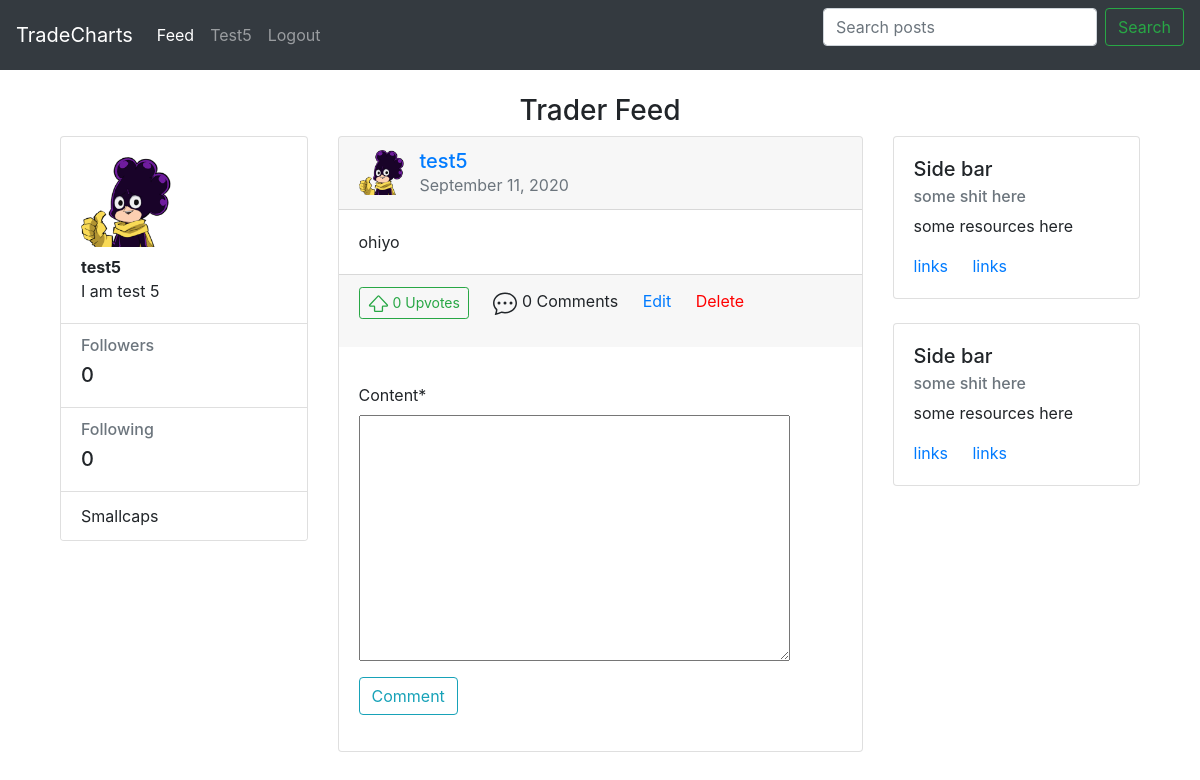
Before: /post/59/ (signed in) with the older database file.
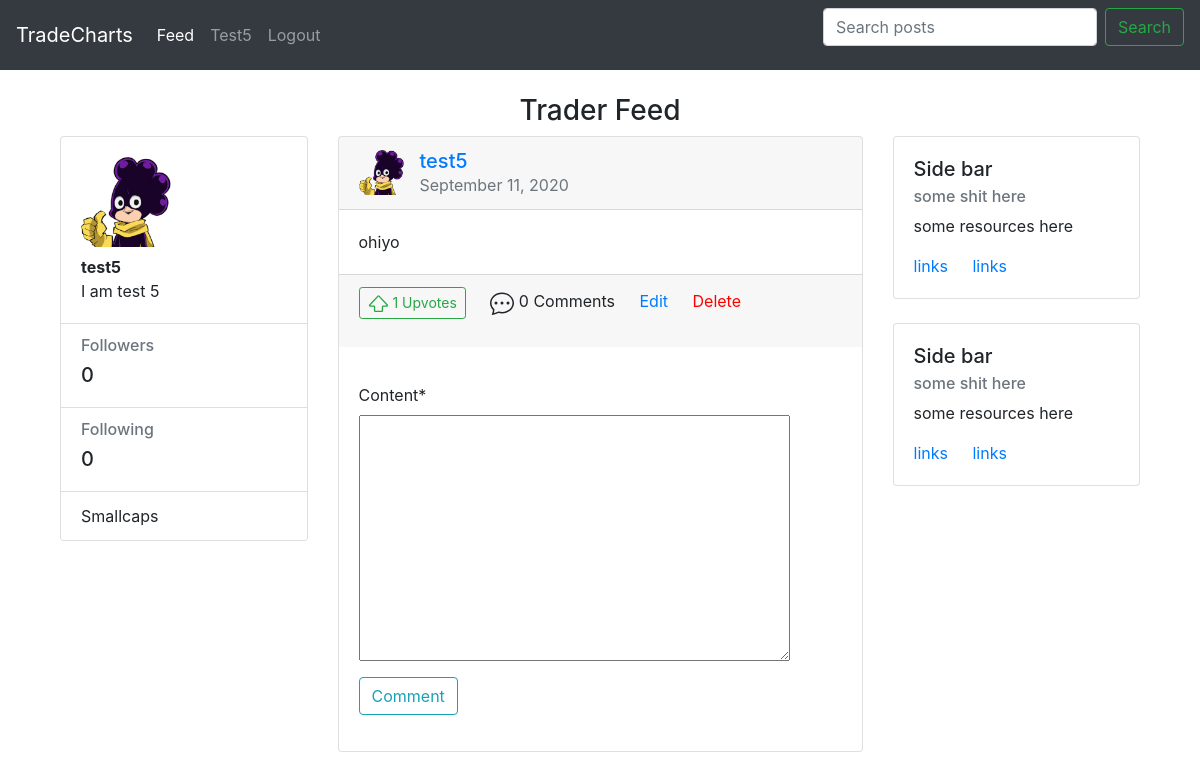
After: the same page with the newer database file.
### main/models.py (models this page shows, shortened)
class Profile(models.Model):
    user = models.OneToOneField(User, on_delete=models.CASCADE)
    image = models.ImageField(default='default.jpg', upload_to='profile_pics')
    bio = models.TextField(max_length=1000, blank=True)
    @property
    def followers(self):
        return Follow.objects.filter(to_follow=self.user).count() #count of followers by filtering user and to_follow count
    @property
    def following(self):
        return Follow.objects.filter(user=self.user).count() #count of followers by filtering user and its user(following) count

class Post(models.Model):
    user = models.ForeignKey(User, on_delete=models.CASCADE) #many to one relationship where many posts can be tied to one user
    content = models.TextField(blank=True, null=True)
    date_posted = models.DateTimeField(default=timezone.now)
    image = models.ImageField(upload_to='trade_images', blank=True, null=True) #change blank = false later
    upvotes = models.ManyToManyField(User, blank=True, related_name='upvotes')
    total_upvotes = models.IntegerField(default='0')
    ticker = models.CharField(blank=False, null=True, max_length=5)
    tags = TaggableManager(blank=True)

### main/views.py (the view)
# urls.py: path("post/<int:pk>/", post_detail_view.as_view(), name='post-detail'),  #specifies the url for individual posts
class post_detail_view(DetailView):
     model = Post
     template_name = 'main/post_detail.html'
     context_object_name = 'post'
     def get_queryset(self, *args, **kwargs):
        return super().get_queryset(*args, **kwargs).annotate(
            upvoted=Exists(Post.upvotes.through.objects.filter( #upvoted is called in the template using if statement
                user_id=self.request.user.id,
                post_id=OuterRef('pk')
            ))
        )
     def get_context_data(self, **kwargs):
          context = super().get_context_data(**kwargs)
          context['form'] = CommentForm(instance=self.request.user)
          return context
     def post(self, request, *args, **kwargs):
          create_comment = Comment(content=request.POST.get('content'),
                                   user=self.request.user, post=self.get_object())
          create_comment.save()
          return self.get(self, request, *args, **kwargs)

### main/forms.py
class CommentForm(forms.ModelForm):
    class Meta:
        model = Comment
        fields = ['content']

### main/templates/main/post_detail.html (shortened to what this page needs)
{% extends 'main/header.html' %}
{% load crispy_forms_tags %}
{% block content %}
<div class='row text-center'>
  <div class='col'>
      <h3>Trader Feed</h3>
  </div>
</div>
<div class="container gedf-wrapper">
    {% if user.is_authenticated %}
    <div class="row">
        <div class="col-md-3">
            <div class="card">
                <div class="card-body">
                    <div class="h5"><img class="thumbnail" width="90" height="90" src="{{ user.profile.image.url  }}" alt=""></div>
                    <div class="h7"><strong>{{ user.username }}</strong></div>
                    <div class="h7">{{ user.profile.bio }}</div>
                </div>
                <ul class="list-group list-group-flush">
                    <li class="list-group-item">
                        <div class="h6 text-muted">Followers</div>
                        <div class="h5">{{ user.profile.followers }}</div>
                    </li>
                    <li class="list-group-item">
                        <div class="h6 text-muted">Following</div>
                        <div class="h5">{{ user.profile.following }}</div>
                    </li>
                    <li class="list-group-item">Smallcaps</li>
                </ul>
            </div>
        </div>
        {% endif %}
      <div class="col-md-6 gedf-main">
          <div class="card gedf-card">
              <div class="card-header">
                  <div class="d-flex justify-content-between align-items-center">
                      <div class="d-flex justify-content-between align-items-center">
                          <div class="mr-2">
                              <img class="thumbnail" width="45" height="45" src="{{ object.user.profile.image.url }}" alt="">
                          </div>
                          <div class="ml-2">
                              <div class="h5 m-0">
                                <a class="mr-2" href="{% url 'main:user-posts' object.user.username %}">{{ object.user }}</a>
                              </div>
                              <div class="h7 text-muted">{{ object.date_posted|date:"F d, Y" }}</a></div>
                          </div>
                      </div>
                  </div>
              </div>
              <div class="card-body">
                  <p class="card-text">
                    {{ object.content }}
                  </p>
              </div>
              {% include "main/includes/post_footer.html" %}
              <div class="card-body">
                <p class="card-text">
                    <form method="POST">
                        <fieldset class="form-group">
                            {{ form | crispy }}
                        </fieldset>
                        <div class="form-group">
                            <button class="btn btn-outline-info" type="submit">Comment</button>
                        </div>
                    </form>
                </p>
              </div>
          </div>
          <br>
        </div>
      <div class="col-md-3">
          <div class="card gedf-card">
              <div class="card-body">
                  <h5 class="card-title">Side bar</h5>
                  <h6 class="card-subtitle mb-2 text-muted">some shit here</h6>
                  <p class="card-text">some resources here</p>
                  <a href="#" class="card-link">links</a>
                  <a href="#" class="card-link">links</a>
              </div>
          </div>
          <br>
          <div class="card gedf-card">
                  <div class="card-body">
                      <h5 class="card-title">Side bar</h5>
                      <h6 class="card-subtitle mb-2 text-muted">some shit here</h6>
                      <p class="card-text">some resources here</p>
                      <a href="#" class="card-link">links</a>
                      <a href="#" class="card-link">links</a>
                  </div>
              </div>
      </div>
  </div>
</div>
{% endblock content %}

### main/templates/main/header.html (shortened to what this page needs)
<head>
    <link rel="stylesheet" href="https://stackpath.bootstrapcdn.com/bootstrap/4.5.2/css/bootstrap.min.css">
</head>
<body>
    {% include "main/includes/navbar.html" %}
    <div class="container">
        <br>
        {% block content %}
        {% endblock %}
    </div>
</body>

### main/templates/main/includes/navbar.html (shortened to what this page needs)
<nav class="navbar navbar-expand-lg navbar-dark bg-dark">
  <a class="navbar-brand" href="/">TradeCharts</a>
  <div class="collapse navbar-collapse" id="navbarNavAltMarkup">
    <div class="navbar-nav">
      <a class="nav-link active" href="/feed">Feed <span class="sr-only">(current)</span></a>
      {% if user.is_authenticated %}
      <a class="nav-link" href="/profile">{{user.username|title}}</a>
      <a class="nav-link" href="/logout">Logout</a>
      {% else %}
      <a class="nav-link" href="/login">Login</a>
      <a class="nav-link" href="/register">Register</a>
      {% endif %}
    </div>
  </div>
  <form class="form-inline" method="GET" action="{% url 'main:search' %}">
    <input class="form-control mr-sm-2" type="search" placeholder="Search posts" aria-label="Search" name="q">
    <button class="btn btn-outline-success my-2 my-sm-0" type="submit" value="Search">Search</button>
  </form>
</nav>

### main/templates/main/includes/post_footer.html (shortened to what this page needs)
<div id="upvote-section" class="card-footer">
    {% if user.is_authenticated %}
        <form action="{% url 'main:upvote-post' %}" method=POST>
        <span>
        {% if post.upvoted %}
        <button type="submit" class="btn btn-success btn-sm upvote-btn card-link" id={{post.id}} name="post_id" value={{post.id}}>
            <svg width="1.5em" height="1.5em" viewBox="0 0 16 16" class="bi bi-shift" fill="currentColor" xmlns="http://www.w3.org/2000/svg">
                <path fill-rule="evenodd" d="M7.27 2.047a1 1 0 0 1 1.46 0l6.345 6.77c.6.638.146 1.683-.73 1.683H11.5v3a1 1 0 0 1-1 1h-5a1 1 0 0 1-1-1v-3H1.654C.78 10.5.326 9.455.924 8.816L7.27 2.047zM14.346 9.5L8 2.731 1.654 9.5H4.5a1 1 0 0 1 1 1v3h5v-3a1 1 0 0 1 1-1h2.846z"/>
            </svg>
            <span id="total_upvotes_for_{{post.id}}">
                {{ post.total_upvotes}}
            </span>
              Upvotes
        </button>
        {% else %}
        <button type="submit" class="btn btn-outline-success btn-sm upvote-btn card-link" id={{post.id}} name="post_id" value={{post.id}}>
            <span id="total_upvotes_for_{{post.id}}">
                {{ post.total_upvotes}}
            </span>
              Upvotes
        </button>
        {% endif %}
        <a href="{% url 'main:post-detail' post.id %}" class="card-link" style="color:inherit">
          {{ post.comments.count }} Comments
        </a>
        {% if post.user == user %}
        <a href="{% url 'main:post-update' post.id %}" class="card-link">Edit</a>
        <a href="{% url 'main:post-delete' post.id %}" class="card-link" style="color:red">Delete</a>
        {% endif %}
        </form>
    {% else %}
    Upvotes ({{ post.total_upvotes }}) Please login to upvote or comment.
    {%  endif %}
    </div>

Changed rows visible on the page:
changed Post "ohiyo": total_upvotes "0" → "1"
